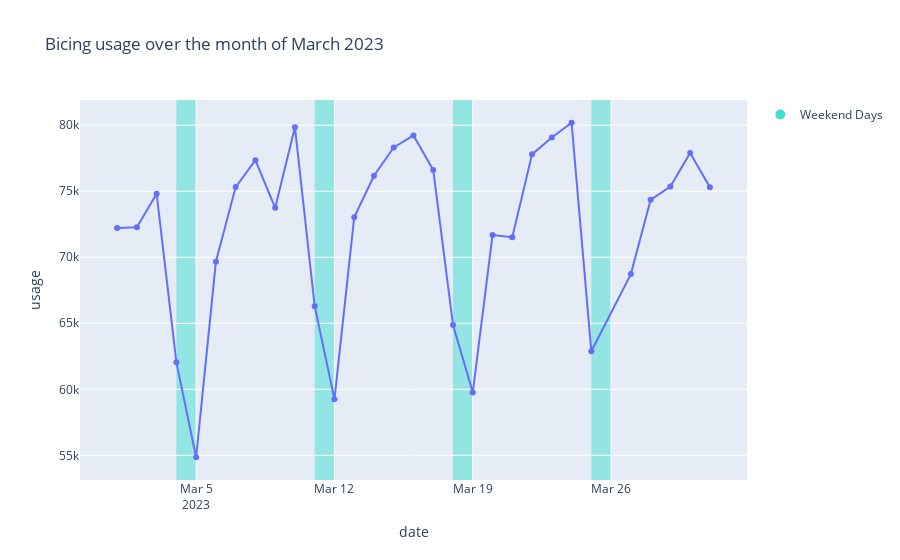

Notebook code for this chart:
### Code cell
import plotly.express as px

df_b = df_march.groupby(['date','day_of_week'])['usage'].sum().reset_index()

# add day of the week like "Sunday", "Monday", etc.


fig = px.line(df_b, x='date', y='usage', title='Bicing usage over the month of March 2023', markers=True, hover_data=['date', 'usage','day_of_week'])

# Identify weekends
weekends = pd.date_range(start='2023-03-01', end='2023-03-31', freq='W-SAT').tolist() + \
           pd.date_range(start='2023-03-01', end='2023-03-31', freq='W-SUN').tolist()

# Ensure weekends are in pairs
weekends.sort()
weekend_pairs = [(weekends[i], weekends[i + 1]) for i in range(0, len(weekends), 2)]

# Add vertical rectangles for weekends
show_legend_added = False
for start, end in weekend_pairs:
    fig.add_vrect(
        x0=start, x1=end,
        fillcolor="turquoise", opacity=0.5,
        layer="below", line_width=0,
    )

fig.add_scatter(
    x=[None], y=[None],
    mode='markers',
    marker=dict(color='turquoise', size=10),
    showlegend=True,
    name='Weekend Days'
)


fig.show()

### Figure 1 — Plotly figure (JSON) as saved in the notebook; plotly's stock layout.template omitted (floating-point values rounded to 4 significant figures)
{"data": [{"customdata": [["Wednesday"], ["Thursday"], ["Friday"], ["Saturday"], ["Sunday"], ["Monday"], ["Tuesday"], ["Wednesday"], ["Thursday"], ["Friday"], ["Saturday"], ["Sunday"], ["Monday"], ["Tuesday"], ["Wednesday"], ["Thursday"], ["Friday"], ["Saturday"], ["Sunday"], ["Monday"], ["Tuesday"], ["Wednesday"], ["Thursday"], ["Friday"], ["Saturday"], ["Monday"], ["Tuesday"], ["Wednesday"], ["Thursday"], ["Friday"]], "hovertemplate": "date=%{x}<br>usage=%{y}<br>day_of_week=%{customdata[0]}<extra></extra>", "legendgroup": "", "line": {"color": "#636efa", "dash": "solid"}, "marker": {"symbol": "circle"}, "mode": "lines+markers", "name": "", "orientation": "v", "showlegend": false, "type": "scatter", "x": ["2023-03-01", "2023-03-02", "2023-03-03", "2023-03-04", "2023-03-05", "2023-03-06", "2023-03-07", "2023-03-08", "2023-03-09", "2023-03-10", "2023-03-11", "2023-03-12", "2023-03-13", "2023-03-14", "2023-03-15", "2023-03-16", "2023-03-17", "2023-03-18", "2023-03-19", "2023-03-20", "2023-03-21", "2023-03-22", "2023-03-23", "2023-03-24", "2023-03-25", "2023-03-27", "2023-03-28", "2023-03-29", "2023-03-30", "2023-03-31"], "xaxis": "x", "y": [72226, 72268, 74812, 62041, 54855, 69659, 75316, 77351, 73745, 79845, 66300, 59242, 73027, 76174, 78323, 79223, 76606, 64864, 59766, 71683, 71514, 77793, 79073, 80188, 62878, 68726, 74348, 75359, 77906, 75297], "yaxis": "y"}, {"marker": {"color": "turquoise", "size": 10}, "mode": "markers", "name": "Weekend Days", "showlegend": true, "type": "scatter", "x": [null], "y": [null]}], "layout": {"legend": {"tracegroupgap": 0}, "shapes": [{"fillcolor": "turquoise", "layer": "below", "line": {"width": 0}, "opacity": 0.5, "type": "rect", "x0": "2023-03-04T00:00:00", "x1": "2023-03-05T00:00:00", "xref": "x", "y0": 0, "y1": 1, "yref": "y domain"}, {"fillcolor": "turquoise", "layer": "below", "line": {"width": 0}, "opacity": 0.5, "type": "rect", "x0": "2023-03-11T00:00:00", "x1": "2023-03-12T00:00:00", "xref": "x", "y0": 0, "y1": 1, "yref": "y domain"}, {"fillcolor": "turquoise", "layer": "below", "line": {"width": 0}, "opacity": 0.5, "type": "rect", "x0": "2023-03-18T00:00:00", "x1": "2023-03-19T00:00:00", "xref": "x", "y0": 0, "y1": 1, "yref": "y domain"}, {"fillcolor": "turquoise", "layer": "below", "line": {"width": 0}, "opacity": 0.5, "type": "rect", "x0": "2023-03-25T00:00:00", "x1": "2023-03-26T00:00:00", "xref": "x", "y0": 0, "y1": 1, "yref": "y domain"}], "title": {"text": "Bicing usage over the month of March 2023"}, "xaxis": {"anchor": "y", "domain": [0, 1], "title": {"text": "date"}}, "yaxis": {"anchor": "x", "domain": [0, 1], "title": {"text": "usage"}}}}
